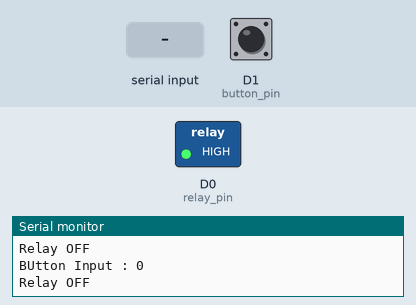
Simulated run of this sketch. Board: ESP8266 (NodeMCU). Shown: switched loads named in the sketch (green lamp = pin HIGH), the last lines printed to the serial monitor. The inputs (shaded band) are chosen by the test bench; at power-on: D1 (button_pin) LOW. WiFi joins after 1.5 s; servers stay silent unless stated.

Above: at 3.0 s.
3.1 s: D1 (button_pin) pulled HIGH for 0.15 s
At 3.7 s:
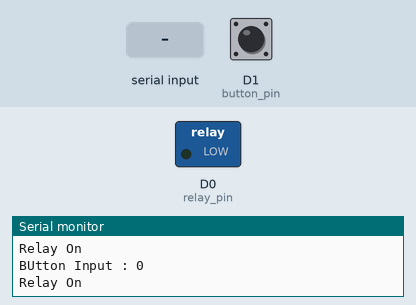
7.7 s: "false\n" received over Serial
At 8.0 s:
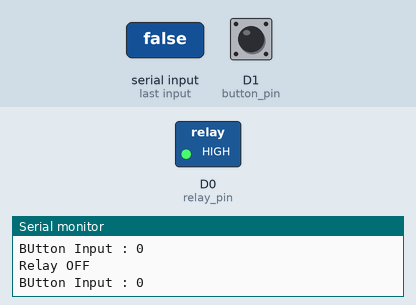
Timing chart, 0 to 10.7 s (numbered marks = the images above; inputs shaded):
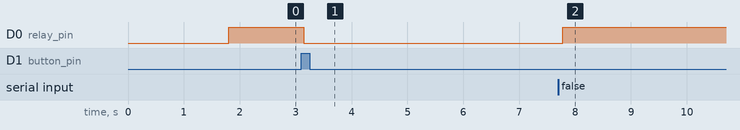

The sketch:

pc_power_on.ino
```cpp
#define BLYNK_TEMPLATE_ID "TMPL6tViMuwR6"
#define BLYNK_TEMPLATE_NAME "PC Power Control"
#define BLYNK_AUTH_TOKEN "b3yRyPOjlew0QcWmb0AUUlZSCK8rHzyU"
#define BLYNK_FIRMWARE_VERSION "0.0.1"
#include <BlynkSimpleEsp8266.h>
#include <ESP8266WiFi.h>

#define relay_pin D0
#define button_pin D1

const char* ssid = "BCT E2";
const char* pass = "kosonginaja";
bool status;

void setup() {
  // put your setup code here, to run once:
  digitalWrite(relay_pin, HIGH);
  Serial.begin(9600);
  Blynk.begin(BLYNK_AUTH_TOKEN, ssid, pass);
  pinMode(relay_pin, OUTPUT);
  pinMode(button_pin, INPUT);
  status = false;
}

void loop() {
  // put your main code here, to run repeatedly:
  Blynk.run();
  int button = digitalRead(button_pin);
  Serial.print("BUtton Input : "); Serial.println(button);
  if(button==HIGH){
    status = true;
  }
  breaker();
  if(status == true){
    digitalWrite(relay_pin, LOW);
    Blynk.virtualWrite(V1, "ON");
    Blynk.virtualWrite(V0, 1);
    Serial.println("Relay On");
  } else {
    Blynk.virtualWrite(V1, "OFF");
    Blynk.virtualWrite(V0, 0);
    Serial.println("Relay OFF");
    digitalWrite(relay_pin, HIGH);
  }
}

BLYNK_WRITE(V0)
{
  int relayState = param.asInt(); // Mendapatkan nilai dari tombol Blynk
  if(relayState == 1){
    status = true;
    Serial.println("From Blynk Status True");
  }
}

BLYNK_WRITE(V1){
  String isON = param.asStr();
  if(isON == "ON"){
    status = true;
    Serial.println("From Blynk Status True");
  }else{
    status = false;
    Serial.println("From Blynk Status False");
    delay(60000);
  }
}

void breaker(){
  if (Serial.available() > 0) {
    String consoleInput = Serial.readStringUntil('\n');
    if (consoleInput == "false") {
      status = false;
      Serial.println("Status diubah menjadi False dari console.");
    }
  }
}
```

Measured:
- after the input at 3.1 s, D0 (relay_pin): HIGH → LOW at once
- after the input at 7.7 s, D0 (relay_pin): LOW → HIGH after 0.08 s
